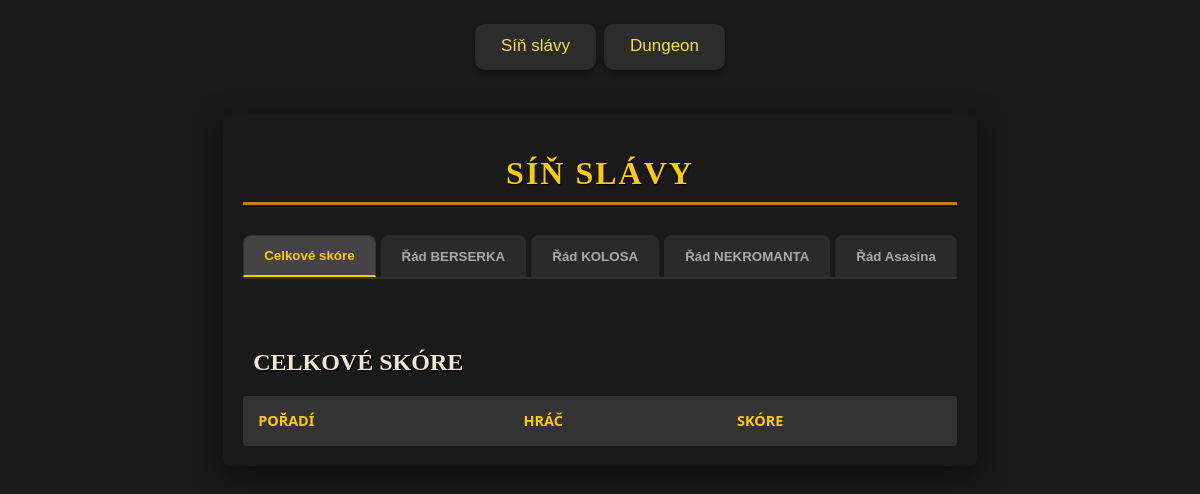
/leaderboard, run on an earlier commit of the app's database.
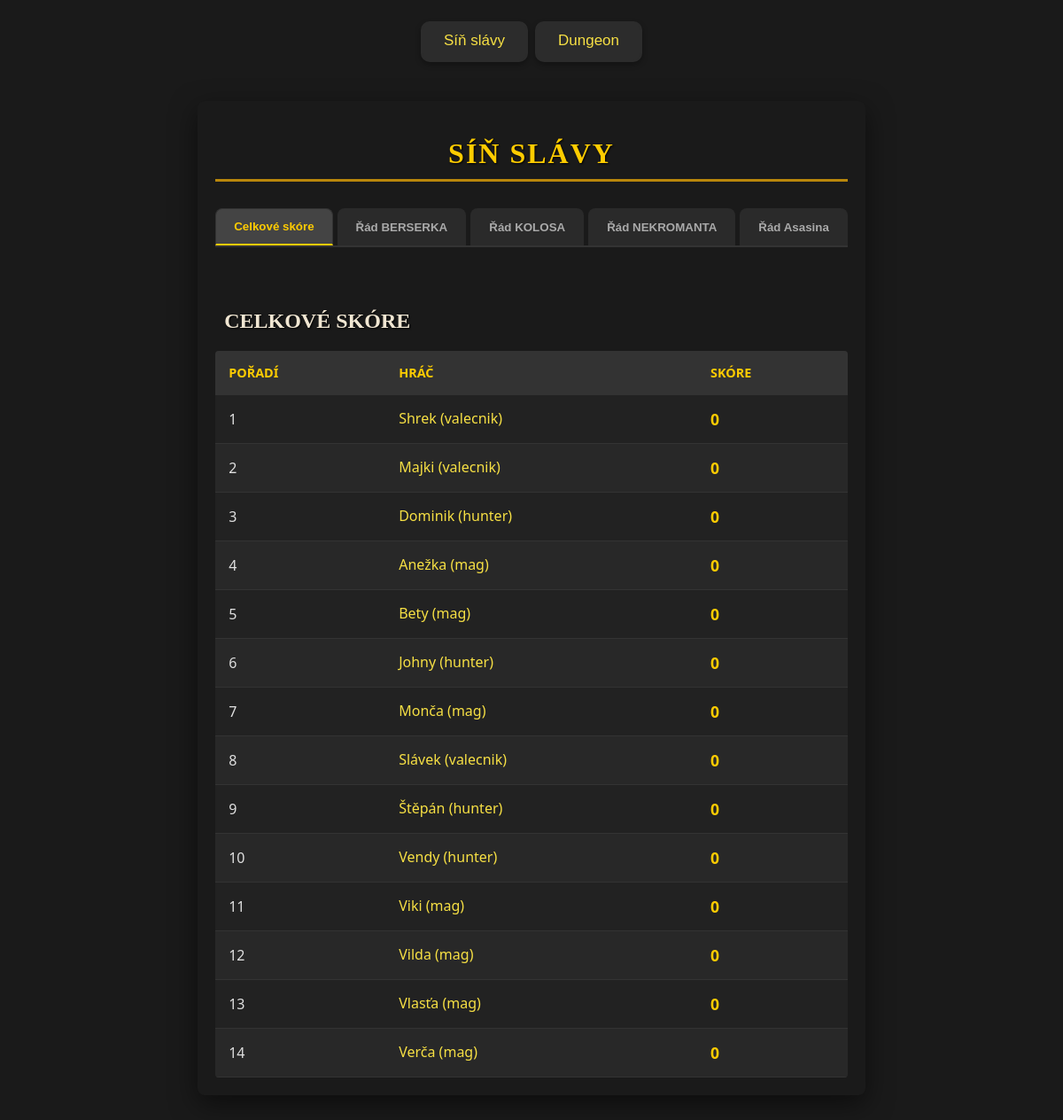
And on a later commit of the database.
### game/models.py (models this page shows, shortened)
class player(models.Model):
    profile_img = models.ImageField(upload_to='profile_images/', blank=True, null=True)
    role_img_id = models.IntegerField(blank=True, null=True) # 1 = mág, 2 = hunter, 3 = warrior
    gender = models.CharField(max_length=10, blank=True, null=True)
    active = models.BooleanField(default=False)
    name = models.CharField(max_length=100, blank=True)
    lvl = models.IntegerField(default=1, blank=True)
    xp = models.IntegerField(default=0, blank=True)
    xp_need = models.IntegerField(default=50, blank=True)
    score_dmg_delt = models.IntegerField(default=0, blank=True)
    score_dmg_taken = models.IntegerField(default=0, blank=True)
    score_death_counter = models.IntegerField(default=0, blank=True)
    score_best_dmg = models.IntegerField(default=0, blank=True)
    score = models.IntegerField(default=0, blank=True)
    quest_refresh = models.IntegerField(default=1)
    energie = models.IntegerField(default=200, blank=True, validators=[MinValueValidator(0), MaxValueValidator(200)])
    last_energy_update = models.DateTimeField(default=timezone.now)
    skill_points = models.IntegerField(default=0, blank=True)
    panak = models.IntegerField(default=0, blank=True)
    maly_kelimek = models.IntegerField(default=0, blank=True)
    velky_kelimek = models.IntegerField(default=0, blank=True)
    povolani = models.CharField(max_length=50, blank=True, default='nic')
    dmg = models.IntegerField(blank=True, default= 1)
    dmg_koef = models.FloatField(blank=True, default= 1)
    dmg_now = models.FloatField(blank=True, default= 1)
    armor = models.IntegerField(blank=True, default= 1)
    armor_koef = models.FloatField(blank=True, default= 1)
    armor_now = models.FloatField(blank=True, default= 1)
    hp = models.IntegerField(blank=True, default=1)
    hp_koef = models.FloatField(blank=True, default=1)
    hp_now = models.FloatField(blank=True, default=1)
    hp_actual_fight = models.IntegerField(blank=True, default=1)

### game/views.py (the view)
# urls.py: path('leaderboard', views.leaderboard, name='leaderboard'),
def leaderboard(request):
    all_players = player.objects.all().filter(active=True)
    all_achivements = achievements.objects.all().filter(player__active=True)
    total_dmg_delt = all_achivements.order_by('total_dmg_delt').reverse()
    total_dmg_taken = all_achivements.order_by('total_dmg_taken').reverse()
    death_counter = all_achivements.order_by('death_counter')
    best_dmg = all_achivements.order_by('best_dmg_delt').reverse()
    total_score = all_players.order_by('score').reverse()
    score_dmg_delt = all_players.order_by('score_dmg_delt').reverse()
    score_dmg_taken = all_players.order_by('score_dmg_taken').reverse()
    score_death_counter = all_players.order_by('score_death_counter').reverse()
    score_best_dmg = all_players.order_by('score_best_dmg').reverse()
    return render(request, 'game/leaderboard.html', {
        'all_players': all_players,
        'total_score': total_score,
        'score_dmg_delt': score_dmg_delt,
        'score_dmg_taken': score_dmg_taken,
        'score_death_counter': score_death_counter,
        'score_best_dmg': score_best_dmg,
        'total_dmg_delt': total_dmg_delt,
        'total_dmg_taken': total_dmg_taken,
        'death_counter': death_counter,
        'best_dmg': best_dmg,
        })

### game/templates/game/leaderboard.html (shortened to what this page needs)
{% extends "base.html" %}
{% load static %}
{% block styly %}
    <link rel="stylesheet" href="{% static 'game/leaderboard.css' %}">
{% endblock styly %}
{% block content %}
<div class="leaderboard-wrapper">
    <h1 class="leaderboard-title">Síň slávy</h1>
    <div class="leaderboard-tabs" style="margin-bottom: 20px;">
        <button class="tab-btn active" onclick="showLeaderboard('total_score')">Celkové skóre</button>
        <button class="tab-btn" onclick="showLeaderboard('dmg_delt')">Řád BERSERKA</button>
        <button class="tab-btn" onclick="showLeaderboard('dmg_taken')">Řád KOLOSA</button>
        <button class="tab-btn" onclick="showLeaderboard('death_counter')">Řád NEKROMANTA</button>
        <button class="tab-btn" onclick="showLeaderboard('best_dmg')">Řád Asasina</button>
    </div>
    <div class="leaderboard-content">
        <div id="total_score" class="leaderboard-pane active">
            <h2>Celkové skóre</h2>
            <table class="pnp-table">
                <thead>
                    <tr><th>Pořadí</th><th>Hráč</th><th>Skóre</th></tr>
                </thead>
                <tbody>
                    {% for p in total_score %}
                    <tr>
                        <td>{{ forloop.counter }}</td>
                        <td class="player-name"> <a href="{% url 'player_info' p.id %}">{{ p.name }} ({{ p.povolani }})</a></td>
                        <td class="value-highlight">{{ p.score }}</td>
                    </tr>
                    {% endfor %}
                </tbody>
            </table>
        </div>
    </div>
</div>
{% endblock content %}

### templates/base.html (shortened to what this page needs)
<!DOCTYPE html>
{% load static %}
<html lang="en">
<head>
    <link rel="stylesheet" href="{% static "app.css" %}">
    {% block styly %}
    {% endblock styly %}
</head>
<body>
    <header>
        <button class="header-link"><a href="{% url 'leaderboard' %}">Síň slávy</a></button>
        <button class="header-link"><a href="{% url 'dungeon' %}">Dungeon</a></button>
    </header>
    {% block content %}
    {% endblock content %}
</body>
</html>

### static/app.css (style rules this page uses)
body { background-color: #1a1a1a; color: #f0e6d2; font-family: 'Georgia', serif; margin: 0; padding: 20px; display: flex; flex-direction: column; align-items: center; position: relative; z-index: 1; }
body::before { content: ""; position: fixed; top: 0; left: 0; width: 100%; height: 100%; background-image: url('/media/pnp_logo.png'); background-repeat: no-repeat; background-size: cover; background-position: center; opacity: 0.05; z-index: -1; }
h1, h2, h3, h4 { color: #ffd700; text-shadow: 1px 1px 2px #000000; font-family: 'Trajan Pro', serif; text-transform: uppercase; }
h1 { border-bottom: 3px solid #b8860b; padding-bottom: 10px; margin-bottom: 25px; text-align: center; }
h2 { margin-top: 30px; color: #f0e6d2; font-size: 1.5rem; padding-left: 10px; }
.header-link { background-color: #2c2c2c; color: #1a1a1a; border: 2px solid #2c2c2c; padding: 10px 24px; font-size: 17px; font-weight: bold; text-align: center; text-decoration: none; display: inline-block; margin: 4px 2px; cursor: pointer; border-radius: 10px; transition: all 0.3s ease; box-shadow: 0 3px 6px 0 rgba(0, 0, 0, 0.3); }
a { color: #f7e044; text-decoration: none; font-weight: 500; position: relative; display: inline-block; padding-bottom: 2px; transition: color 0.3s ease; }
a::after { content: ''; position: absolute; width: 100%; height: 2px; bottom: 0; left: 0; background-color: #f7e044; transform: scaleX(0); transform-origin: bottom right; transition: transform 0.3s ease-out; }

### game/static/game/leaderboard.css (style rules this page uses)
.leaderboard-wrapper { max-width: 1000px; margin: 40px auto; background-color: #1a1a1a; color: #e0e0e0; padding: 20px; border-radius: 8px; box-shadow: 0 10px 30px rgba(0,0,0,0.5); font-family: 'Segoe UI', Tahoma, Geneva, Verdana, sans-serif; }
.leaderboard-title { text-align: center; color: #ffcc00; text-transform: uppercase; letter-spacing: 2px; margin-bottom: 30px; }
.leaderboard-tabs { display: flex; justify-content: center; gap: 5px; margin-bottom: 0; border-bottom: 2px solid #333; }
.tab-btn { padding: 12px 20px; background: #2a2a2a; border: none; color: #aaa; cursor: pointer; font-weight: bold; border-radius: 8px 8px 0 0; transition: all 0.3s ease; border: 1px solid transparent; }
.tab-btn.active { background: #444; color: #ffcc00; border: 1px solid #333; border-bottom: 2px solid #ffcc00; }
.leaderboard-pane { display: none; padding-top: 20px; }
.leaderboard-pane.active { display: block; animation: fadeIn 0.4s ease; }
.pnp-table { width: 100%; border-collapse: collapse; background-color: #222; overflow: hidden; border-radius: 4px; }
.pnp-table thead { background-color: #333; color: #ffcc00; }
.pnp-table th, .pnp-table td { padding: 15px; text-align: left; border-bottom: 1px solid #333; }
.pnp-table th { text-transform: uppercase; font-size: 0.9rem; }
.pnp-table tbody tr:nth-child(even) { background-color: #282828; }
.player-name { font-weight: bold; color: #fff; }
.value-highlight { color: #ffcc00; font-size: 1.1rem; font-weight: bold; }

What changed in the data, as far as the page shows it:
added player: name "Shrek", povolani "valecnik", score "0"
added player: name "Majki", povolani "valecnik", score "0"
added player: name "Dominik", povolani "hunter", score "0"
added player: name "Anežka", povolani "mag", score "0"
added player: name "Bety", povolani "mag", score "0"
added player: name "Johny", povolani "hunter", score "0"
added player: name "Monča", povolani "mag", score "0"
added player: name "Slávek", povolani "valecnik", score "0"
added player: name "Štěpán", povolani "hunter", score "0"
added player: name "Vendy", povolani "hunter", score "0"
added player: name "Viki", povolani "mag", score "0"
added player: name "Vilda", povolani "mag", score "0"
added player: name "Vlasťa", povolani "mag", score "0"
added player: name "Verča", povolani "mag", score "0"
